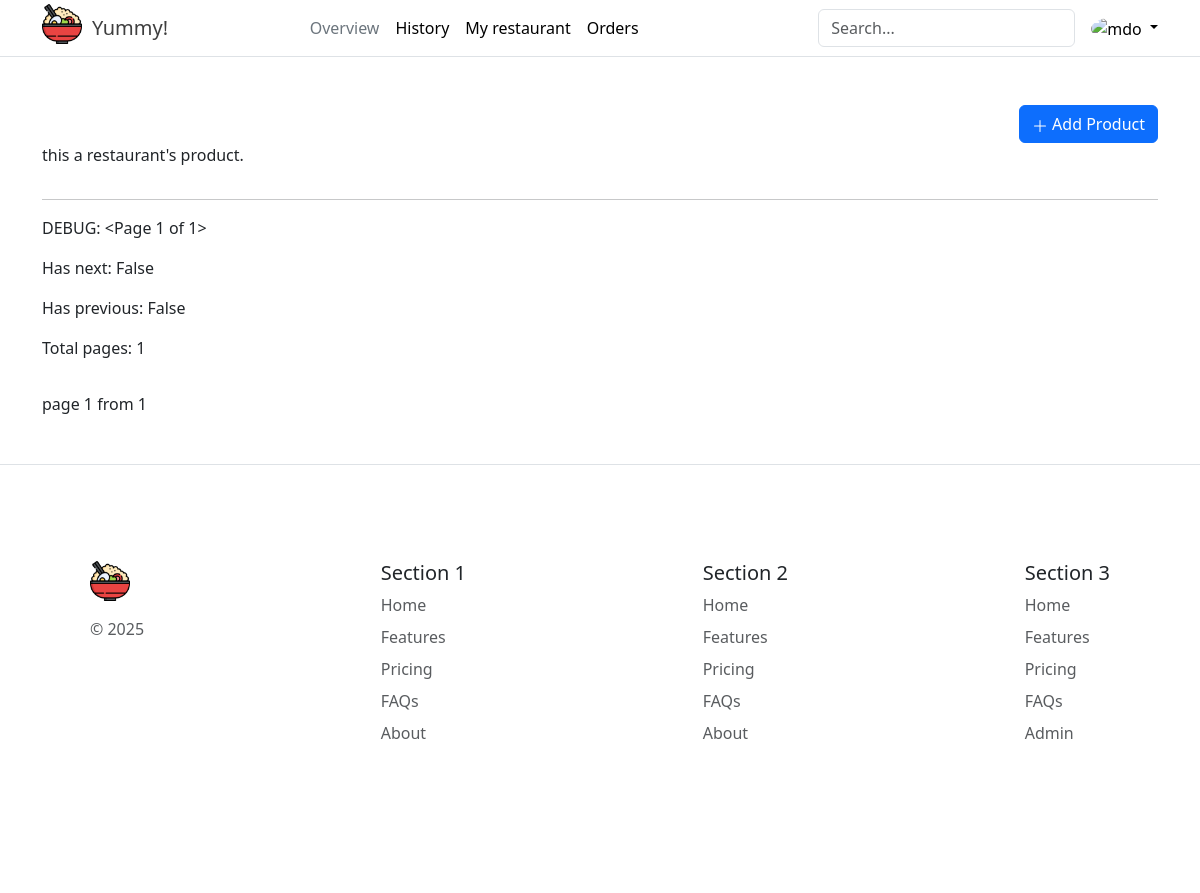
Page /myrestaurant/9/ (signed in) on the earlier database version.
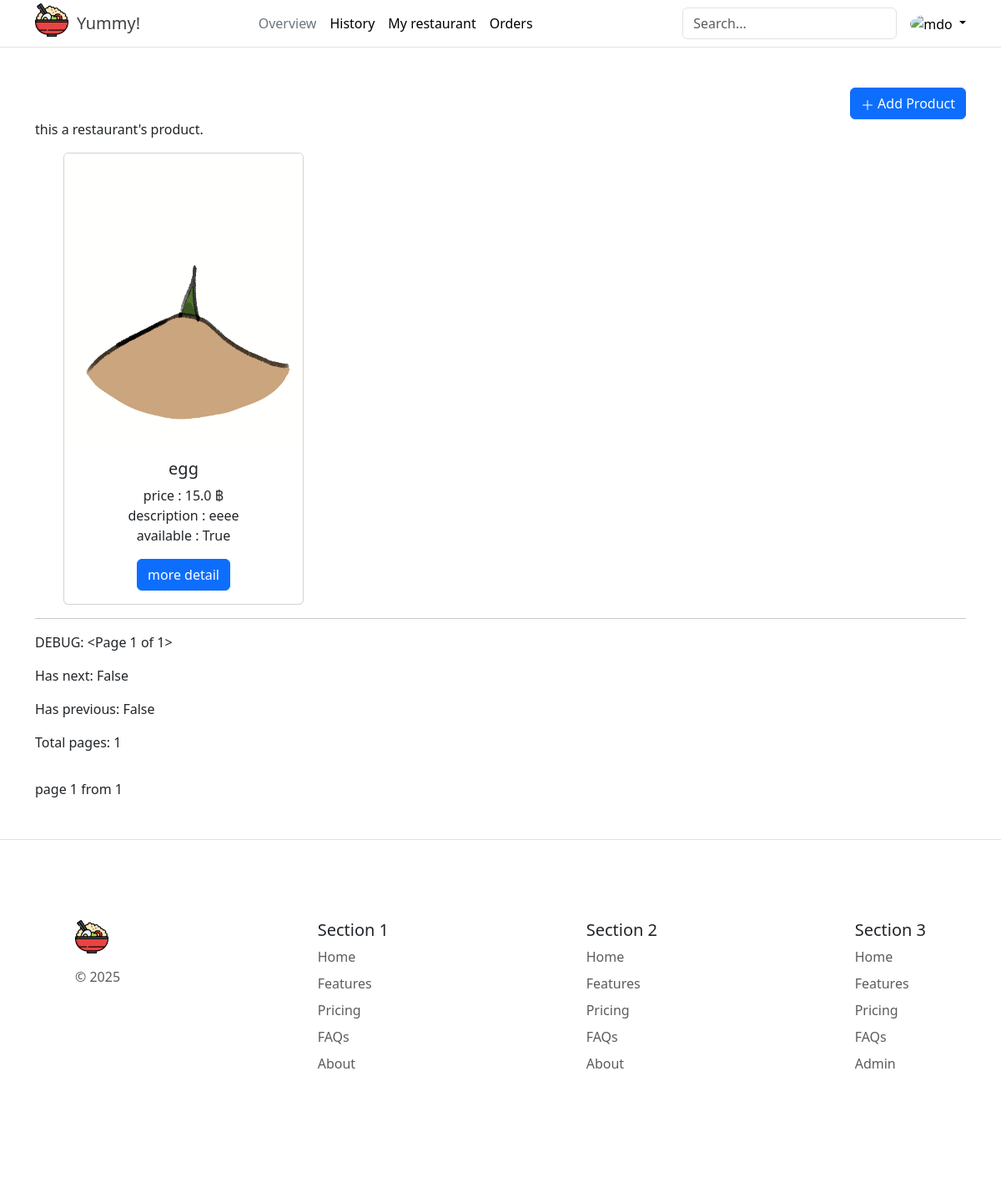
Same page on the later database version.
### yummy_yummy/models.py (models this page shows, shortened)
class Restaurant(models.Model):
  Restaurant_ID = models.AutoField(primary_key=True)
  User = models.ForeignKey(User, on_delete=models.CASCADE)
  restaurant_name = models.CharField(max_length=255)

class Product(models.Model):
  Product_ID = models.AutoField(primary_key=True)
  Restaurant = models.ForeignKey(Restaurant, on_delete=models.CASCADE, null=False)
  title = models.CharField(max_length=100)
  picture = models.ImageField(upload_to='product')
  description = models.CharField(max_length=255)
  price = models.FloatField()
  available = models.BooleanField(default=True)

### yummy_yummy/views.py (the view)
# urls.py: path('myrestaurant/<int:res_id>/', MyRestaurant, name="my-restaurant" ),
def MyRestaurant(request, res_id):
    has_restaurant = Restaurant.objects.filter(User=request.user).exists()
    res = Restaurant.objects.get(User=request.user.id)
    res_name = res.restaurant_name
    myproduct = Product.objects.filter(Restaurant_id=res)
    product_per_page = 3
    paginator = Paginator(myproduct, product_per_page)
    page = request.GET.get('page')
    myproduct = paginator.get_page(page)
    print("herererr: ",myproduct)
    context = {'myproduct': myproduct}
    allrow = []
    row = []
    for i,p in enumerate(myproduct):
        if i % 3 ==0:
            if i != 0:
                allrow.append(row)
            row = []
            row.append(p)
        else:
            row.append(p)
    allrow.append(row)
    context['allrow'] = allrow
    myrestaurnat_id = Restaurant.objects.get(pk=res_id)
    if myrestaurnat_id.User != request.user:
        return HttpResponse("Unauthorized", status=401)
    return render(request, 'yummy_yummy/my_restaurant.html', {
        'has_restaurant': has_restaurant,
        'name': res_name,
        'my_restaurant_id': myrestaurnat_id,
        'myproduct': myproduct,
        'allrow': allrow,
    })

### yummy_yummy/context_processors.py (called while the page is built)
def restaurant_info(request):
    if request.user.is_authenticated:
        restaurant = Restaurant.objects.filter(User=request.user).first()
        return {
            'my_restaurant': restaurant
        }
    return {'my_restaurant': None}

### yummy_yummy/templates/yummy_yummy/my_restaurant.html (shortened to what this page needs)
{% extends "yummy_yummy/base.html" %}
{% load static %}
{% block content %}
        {% if user.is_authenticated %}
            {% if has_restaurant %}
                {% if user.profile.usertype == 'seller' %}
                    <div class="d-grid gap-2 d-md-flex justify-content-md-end">
                        <a href="{% url 'add-product' res_id=my_restaurant_id.Restaurant_ID %}">
                            <button class="btn btn-primary" type="button">
                                <svg xmlns="http://www.w3.org/2000/svg" width="16" height="16" fill="currentColor" class="bi bi-plus-lg" viewBox="0 0 16 16">
                                    <path fill-rule="evenodd" d="M8 2a.5.5 0 0 1 .5.5v5h5a.5.5 0 0 1 0 1h-5v5a.5.5 0 0 1-1 0v-5h-5a.5.5 0 0 1 0-1h5v-5A.5.5 0 0 1 8 2"/>
                                </svg>
                                Add Product
                            </button>
                        </a>
                    </div>
                    <p class="text-start"> this {{ name }}'s product.</p>
                    <center>
                        {% for row in allrow %}
                        <div class="row row-cols-1 row-cols-md-3 md-3 test-center">
                            {% for c in row %}
                            <div class="col">
                                <div class="card" style="width: 18rem;">
                                {% if c.picture %}
                                <img src="{{ c.picture.url }}" height="350" alt="picture" class="card-img-top">
                                {% endif %}
                                <div class="card-body">
                                    <h5 class="card-title">{{ c.title }}</h5>
                                    <p class="card-text">
                                    price : {{ c.price }} ฿ <br>
                                    description : {{ c.description }} <br>
                                    available : {{ c.available }} <br>
                                    </p>
                                    <a href="#" class="btn btn-primary">more detail</a>
                                </div>
                                </div>
                            </div>
                            {% endfor %}
                        </div>
                        {% endfor %}
                    </center>
                    <hr>
                    <p>DEBUG: {{ myproduct }}</p>
                    <p>Has next: {{ myproduct.has_next }}</p>
                    <p>Has previous: {{ myproduct.has_previous }}</p>
                    <p>Total pages: {{ myproduct.paginator.num_pages }}</p>
                    <nav aria-label="...">
                        <p> page {{myproduct.number}} from {{myproduct.paginator.num_pages}} </p>
                    </nav>
                {% else %}
                    <h1>Your are not seller</h1>
                {% endif %}
            {% else %}
                <p>You don't have a restaurant yet. <a href="{% url 'register-myrestaurant' %}">Regiter my restaurant</a> </p>
            {% endif %}
        {% endif %}
{% endblock content %}

### yummy_yummy/templates/yummy_yummy/base.html (shortened to what this page needs)
{% load static %}
<!doctype html>
<html lang="en">
<head>
    <link href="https://cdn.jsdelivr.net/npm/bootstrap@5.3.3/dist/css/bootstrap.min.css"
          rel="stylesheet"
>
</head>
<body>
    {% include "yummy_yummy/header.html" %}
    <main class="container mt-5">
        {% block content %}
        {% endblock %}
    </main>
    {% include 'yummy_yummy/footers.html' %}
</body>
</html>

### yummy_yummy/templates/yummy_yummy/header.html (shortened to what this page needs)
{% load static %}
<header class="p-1 mb-0 border-bottom">
    <div class="container">
        <div class="position-relative d-flex align-items-center justify-content-between">
            <a href="/" style="grid-template-columns: 1fr 1fr;" class="d-grid gap-0 column-gap-3 link-body-emphasis text-decoration-none" aria-label="Bootstrap">
                    <img class="" src="{% static 'image/logo.png' %}" alt="A descriptive name for the image" width="40" height="40">
                    <div class="position-relative p-4">
                        <p class="fs-5 opacity-75 position-absolute top-50 start-50 translate-middle">Yummy!</p>
                    </div>
            </a>
            <ul class="nav col-lg-auto me-lg-4 justify-content-center">
                <li><a href="#" class="nav-link px-2 link-secondary">Overview</a></li>
                <li><a href="#" class="nav-link px-2 link-body-emphasis">History</a></li>
                {% if user.profile.usertype == 'seller' %}
                <li><a href="{% url 'my-restaurant' res_id=my_restaurant.Restaurant_ID %}" class="nav-link px-2 link-body-emphasis">My restaurant</a></li>
                {% endif %}
                {% if user.profile.usertype == 'seller' %}
                <li><a href="#" class="nav-link px-2 link-body-emphasis">Orders</a></li>
                {% endif %}
            </ul>
            <div class="d-flex align-items-center">
                <form class="me-3" role="search">
                    <input type="search" class="form-control" placeholder="Search..." aria-label="Search">
                </form>
                <div class="dropdown text-end">
                    <a href="#" class="d-block link-body-emphasis text-decoration-none dropdown-toggle" data-bs-toggle="dropdown" aria-expanded="false">
                        <img src="https://github.com/mdo.png" alt="mdo" width="32" height="32" class="rounded-circle">
                    </a>
                </div>
            </div>
        </div>
    </div>
</header>

### yummy_yummy/templates/yummy_yummy/footers.html
{% load static %}
<footer class="py-5 my-5 border-top position-relative  bottom-0 start-50 translate-middle-x ">
    <div class="position-relative">
        <div class="container d-flex justify-content-between gap-5 d-grid gap-3">
            <div class="d-flex flex-column mb-3 p-5" style="min-width: 150px;">
                <a href="/" class="d-flex align-items-center mb-3 link-body-emphasis text-decoration-none" aria-label="Bootstrap">
                    <img src="{% static 'image/logo.png' %}" alt="A descriptive name for the image" width="40" height="40">
                </a>
                <p class="text-body-secondary">© 2025</p>
            </div>
            <div class="mb-3 p-5">
                <h5 class="">Section 1</h5>
                <ul class="nav flex-column">
                    <li class="nav-item mb-2"><a href="#" class="nav-link p-0 text-body-secondary">Home</a></li>
                    <li class="nav-item mb-2"><a href="#" class="nav-link p-0 text-body-secondary">Features</a></li>
                    <li class="nav-item mb-2"><a href="#" class="nav-link p-0 text-body-secondary">Pricing</a></li>
                    <li class="nav-item mb-2"><a href="#" class="nav-link p-0 text-body-secondary">FAQs</a></li>
                    <li class="nav-item mb-2"><a href="#" class="nav-link p-0 text-body-secondary">About</a></li>
                </ul>
            </div>
            <div class="mb-3 p-5">
                <h5>Section 2</h5>
                <ul class="nav flex-column">
                    <li class="nav-item mb-2"><a href="#" class="nav-link p-0 text-body-secondary">Home</a></li>
                    <li class="nav-item mb-2"><a href="#" class="nav-link p-0 text-body-secondary">Features</a></li>
                    <li class="nav-item mb-2"><a href="#" class="nav-link p-0 text-body-secondary">Pricing</a></li>
                    <li class="nav-item mb-2"><a href="#" class="nav-link p-0 text-body-secondary">FAQs</a></li>
                    <li class="nav-item mb-2"><a href="#" class="nav-link p-0 text-body-secondary">About</a></li>
                </ul>
            </div>
            <div class="mb-3 p-5">
                <h5>Section 3</h5>
                <ul class="nav flex-column">
                    <li class="nav-item mb-2"><a href="#" class="nav-link p-0 text-body-secondary">Home</a></li>
                    <li class="nav-item mb-2"><a href="#" class="nav-link p-0 text-body-secondary">Features</a></li>
                    <li class="nav-item mb-2"><a href="#" class="nav-link p-0 text-body-secondary">Pricing</a></li>
                    <li class="nav-item mb-2"><a href="#" class="nav-link p-0 text-body-secondary">FAQs</a></li>
                    <li class="nav-item mb-2"><a href="/admin" class="nav-link p-0 text-body-secondary">Admin</a></li>
                </ul>
            </div>
        </div>
    </div>
</footer>

Differences in the rows shown:
added Product: picture (picture), title "egg", price "15.0", description "eeee", available "True"
